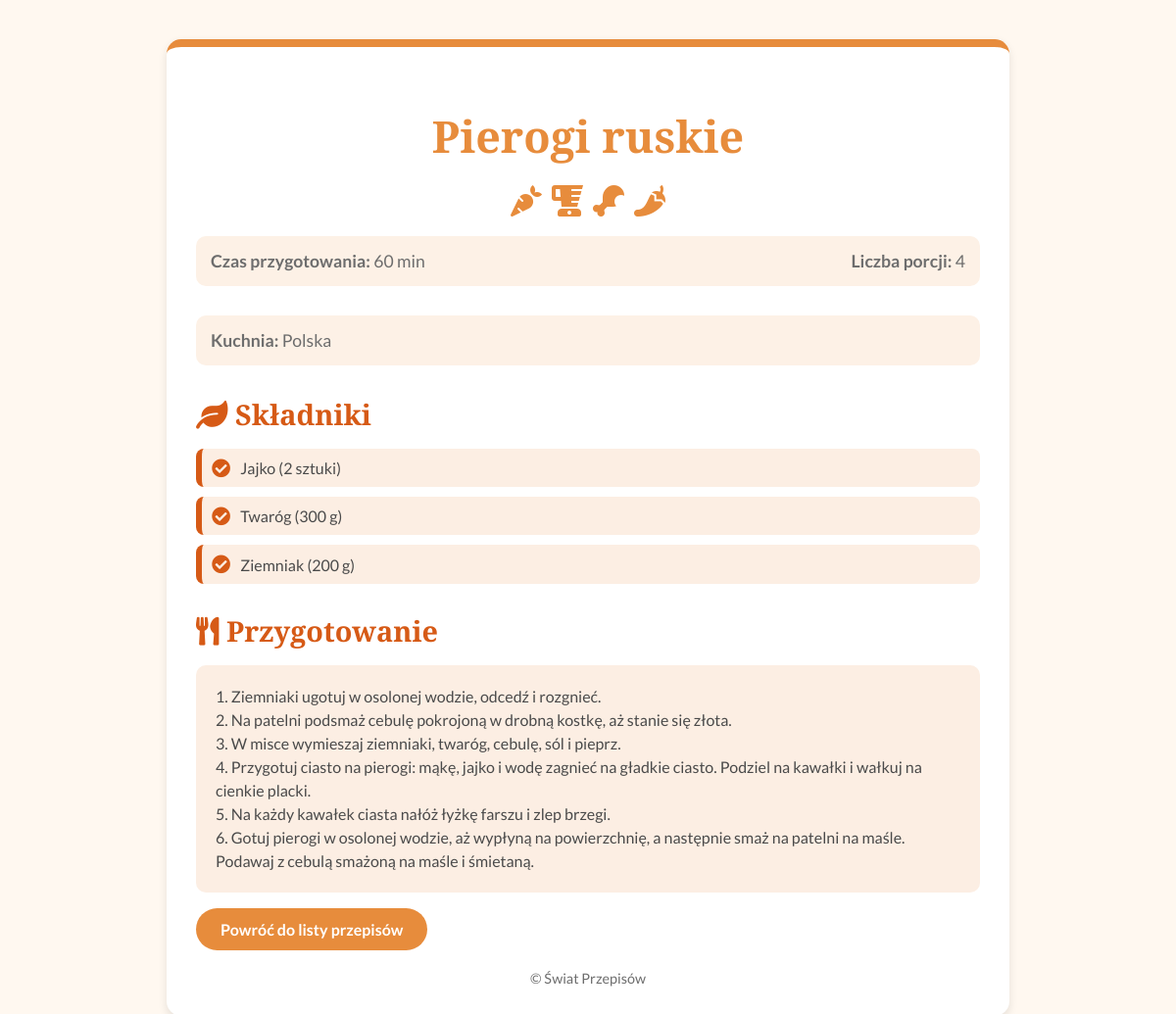
Screenshot of /przepisy/37/ with the database file from the repository.
### folder_aplikacji/models.py (models this page shows, shortened)
class Przepis(models.Model):
    DIFFICULTY_LEVELS = (
        ('P', 'PROSTY'),
        ('S', 'ŚREDNI'),
        ('T', 'TRUDNY'),
    )
    tytul = models.CharField(max_length=100, blank=False, null=False)
    opis = models.TextField(blank=False, null=False)
    difficulty_levels = models.CharField(max_length=1, choices=DIFFICULTY_LEVELS, default=DIFFICULTY_LEVELS[0][0])
    kuchnia = models.ForeignKey('Kuchnia', on_delete=models.SET_NULL, null=True, blank=True, related_name="przepisy")
    skladniki = models.ManyToManyField('Skladnik', through='PrzepisSkladnik', related_name="przepisy", blank=True)
    instrukcje = models.TextField(blank=False, null=False)
    czas_przygotowania = models.PositiveIntegerField(help_text="Czas przygotowania w minutach", null=True, blank=True)
    czas_gotowania = models.PositiveIntegerField(help_text="Czas gotowania w minutach", null=True, blank=True)
    porcje = models.PositiveIntegerField(null=True, blank=True)
    autor = models.ForeignKey(User, on_delete=models.SET_NULL, null=True, blank=True, related_name="przepisy")
    data_utworzenia = models.DateTimeField(auto_now_add=True)
    data_aktualizacji = models.DateTimeField(auto_now=True)
    kategoria = models.CharField(max_length=100, blank=True, null=True)

class Kuchnia(models.Model):
    nazwa = models.CharField(max_length=100, unique=True)
    opis = models.TextField(blank=True, null=True)

class PrzepisSkladnik(models.Model):
    przepis = models.ForeignKey(Przepis, on_delete=models.CASCADE)
    skladnik = models.ForeignKey(Skladnik, on_delete=models.CASCADE)
    ilosc = models.CharField(max_length=100, help_text="Ilość składnika (np. 2 łyżki)")

class Skladnik(models.Model):
    nazwa = models.CharField(max_length=100, unique=True)
    opis = models.TextField(blank=True, null=True)
    weganin = models.BooleanField(default=True)
    bezglutenowe = models.BooleanField(default=True)

### folder_aplikacji/views.py (the view)
# urls.py: path('przepisy/<int:pk>/', views.przepis_detail_html, name='przepis-detail-html'),  # URL do szczegółów przepisu
def przepis_detail_html(request, pk):
    przepis = Przepis.objects.get(pk=pk)
    przepisy_skladniki = PrzepisSkladnik.objects.filter(przepis=przepis)
    return render(request, 'przepis_detail.html', {'przepis': przepis, 'przepisy_skladniki': przepisy_skladniki})

### folder_aplikacji/templates/przepis_detail.html (shortened to what this page needs)
<!DOCTYPE html>
<html lang="pl">
<head>
    <link href="https://cdnjs.cloudflare.com/ajax/libs/font-awesome/5.15.4/css/all.min.css" rel="stylesheet">
</head>
<body>
    <div class="container">
        <h1>{{ przepis.tytul }}</h1>
        <div class="icon-group">
            <i class="fas fa-carrot"></i>
            <i class="fas fa-blender"></i>
            <i class="fas fa-drumstick-bite"></i>
            <i class="fas fa-pepper-hot"></i>
        </div>
        <div class="details">
            <div><strong>Czas przygotowania:</strong> {{ przepis.czas_przygotowania }} min</div>
            <div><strong>Liczba porcji:</strong> {{ przepis.porcje }}</div>
        </div>
        <div class="details">
            <div><strong>Kuchnia:</strong> {{ przepis.kuchnia.nazwa }}</div>
        </div>
        <h3><i class="fas fa-leaf"></i> Składniki</h3>
        <ul>
            {% for przep_skladnik in przepisy_skladniki %}
                <li><i class="fas fa-check-circle"></i> {{ przep_skladnik.skladnik.nazwa }} ({{ przep_skladnik.ilosc }})</li>
            {% empty %}
                <li><i class="fas fa-exclamation-circle"></i> Brak składników</li>
            {% endfor %}
        </ul>
        <h3><i class="fas fa-utensils"></i> Przygotowanie</h3>
        <pre>{{ przepis.instrukcje|safe }}</pre>
        <a href="{% url 'przepis-list-html' %}" class="btn-secondary mt-4">Powróć do listy przepisów</a>
        <footer>&copy; {{ now.year }} Świat Przepisów</footer>
    </div>
</body>
</html>

### folder_aplikacji/templates/przepis_detail.html (style rules this page uses)
body { font-family: 'Lato', sans-serif; background-color: #fff8f0; color: #4a4a4a; margin: 0; padding: 0; }
.container { max-width: 800px; background-color: #ffffff; border-radius: 15px; box-shadow: 0 4px 10px rgba(0, 0, 0, 0.1); padding: 30px; margin: 40px auto; border-top: 8px solid #e78c3c; }
h1 { font-family: 'Playfair Display', serif; font-size: 2.8rem; color: #e78c3c; text-align: center; margin-bottom: 20px; }
.details { display: flex; justify-content: space-between; font-size: 1.1rem; color: #6d6d6d; margin-bottom: 30px; background-color: #fdf1e6; padding: 15px; border-radius: 10px; }
h3 { font-family: 'Playfair Display', serif; font-size: 1.8rem; color: #d65a16; margin-bottom: 15px; }
ul { list-style: none; padding: 0; }
li { background-color: #fceee3; border-left: 6px solid #d65a16; padding: 10px; margin-bottom: 10px; border-radius: 8px; display: flex; align-items: center; gap: 10px; }
li i { color: #d65a16; font-size: 1.2rem; }
pre { background-color: #fceee3; padding: 20px; border-radius: 10px; white-space: pre-wrap; word-wrap: break-word; font-family: 'Lato', sans-serif; line-height: 1.5; }
.btn-secondary { display: inline-block; padding: 12px 25px; background-color: #e78c3c; color: #ffffff; text-decoration: none; border-radius: 30px; font-weight: bold; transition: background-color 0.3s ease; font-size: 1rem; }
footer { text-align: center; margin-top: 20px; font-size: 0.9rem; color: #6d6d6d; }
.icon-group { display: flex; gap: 10px; justify-content: center; margin-bottom: 20px; }
.icon-group i { font-size: 2rem; color: #e78c3c; }

### rows the page displays
Przepis: tytul "Pierogi ruskie", czas_przygotowania "60", porcje "4", kuchnia.nazwa "Polska", instrukcje "1. Ziemniaki ugotuj w osolonej wodzie, odcedź i rozgnieć. 2. Na patelni podsmaż cebulę pokrojoną w drobną kostkę, aż stanie się złota. 3. W misce wymieszaj ziemniaki, twaróg, cebulę, sól i pieprz. 4. Przygotuj ciasto na pierogi: mąkę, jajko i wodę zagnieć na gładkie ciasto. Podziel na kawałki i wałkuj na cienkie placki. 5. Na każdy kawałek ciasta nałóż łyżkę farszu i zlep brzegi. 6. Gotuj pierogi w osolonej wodzie, aż wypłyną na powierzchnię, a następnie smaż na patelni na maśle. Podawaj z cebulą smażoną na maśle i śmietaną."
PrzepisSkladnik: skladnik.nazwa "Jajko", ilosc "2 sztuki"
PrzepisSkladnik: skladnik.nazwa "Twaróg", ilosc "300 g"
PrzepisSkladnik: skladnik.nazwa "Ziemniak", ilosc "200 g"
